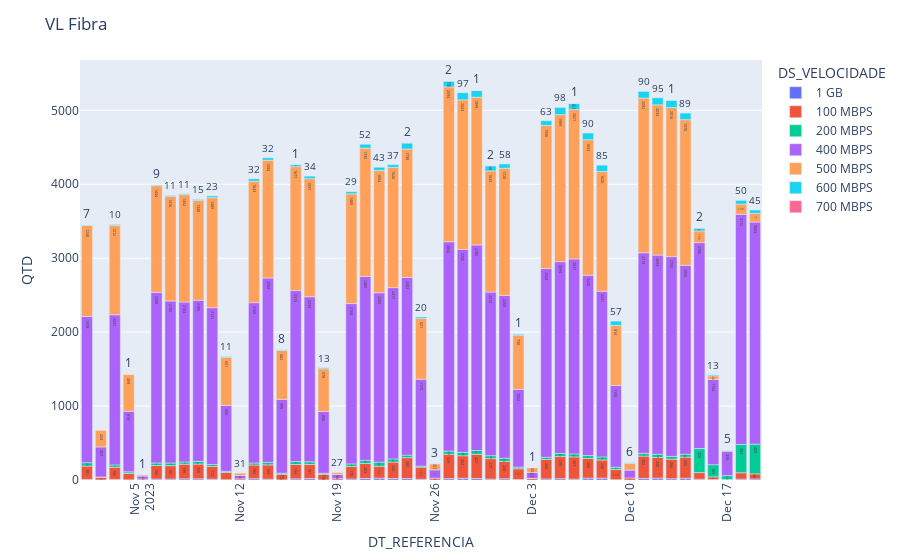

The notebook cell saved with this chart:
### Markdown cell above
# Filtra VL LEGADO

### Code cell
df_vl_fibra = df.query('DS_INDICADOR == "VL" and DS_PRODUTO == "FIBRA"')
df_vl_fibra2 = df_vl_fibra[['DS_TIPO','DS_PRODUTO','DS_INDICADOR','DS_DET_INDICADOR','DS_VELOCIDADE','DT_REFERENCIA','QTD']]
df_vl_fibra3 = df_vl_fibra2.groupby(['DS_TIPO', 'DS_PRODUTO', 'DS_INDICADOR','DS_VELOCIDADE', 'DT_REFERENCIA']).agg({'QTD': 'sum'}).reset_index()

fig2 = px.bar(df_vl_fibra3, 
             x='DT_REFERENCIA', 
             y='QTD',
             color='DS_VELOCIDADE',
             text_auto=True)
fig2.update_layout(title='VL Fibra')
fig2.update_xaxes(tickangle=-90)
fig2.show()
